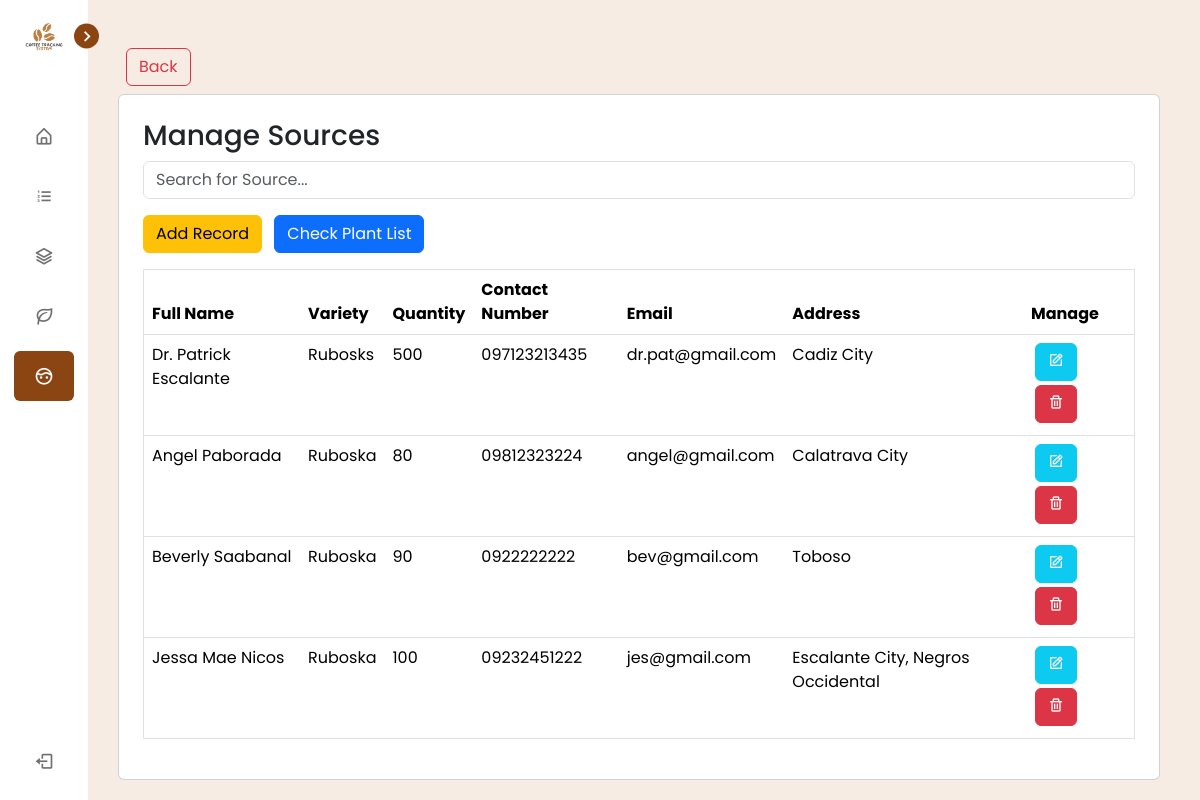
Screenshot of /view/pages/plant_source/index.php (signed in) with the database file from the repository.
### tables this page shows
CREATE TABLE `tbl_source` (
  `id` int(255) NOT NULL,
  `source_id` varchar(255) DEFAULT NULL,
  `source_fullname` varchar(255) DEFAULT NULL,
  `source_variety` varchar(255) NOT NULL,
  `source_quantity` int(255) NOT NULL,
  `source_contact_number` varchar(255) DEFAULT NULL,
  `source_email` varchar(255) NOT NULL,
  `source_address` varchar(255) DEFAULT NULL,
  `created_date` timestamp(6) NOT NULL DEFAULT current_timestamp(6) ON UPDATE current_timestamp(6)
);

### connection/connection.php (called while the page is built, shortened)
<?php
class config {
    public function __construct(){
        $dsn = "mysql:host=".H.";dbname=".DB;
        $username = U;
        $password = P;
        try {
            $this->pdo = new PDO($dsn, $username, $password);
        } catch (PDOException $e) {
            die("Connection failed: " . $e->getMessage());
        }
    }
}
?>

### controller/PlantSourceController.php (called while the page is built, shortened)
<?php
require_once('../../../services/PlantSourceService.php');
$nurseryOwner = new NurseryOwner();
$owners = $nurseryOwner->getNurseryOwners();
?>

### services/PlantSourceService.php (called while the page is built, shortened)
<?php
require_once("../../../connection/connection.php");
class NurseryOwner extends config {
    public function getNurseryOwners() {
        try {
            $query = "SELECT `id`, `source_id`, `source_fullname`, `source_variety`, `source_quantity`, `source_contact_number`, `source_email`, `source_address`, `created_date` FROM `tbl_source` WHERE 1";
            $stmt = $this->pdo->prepare($query);
            $stmt->execute();
            return $stmt->fetchAll(PDO::FETCH_ASSOC);
        } catch (PDOException $e) {
            echo "Error: " . $e->getMessage();
        }
    }
}
?>

### view/pages/plant_source/index.php (the view, shortened to what this page needs)
<?php
  include_once('../../components/header.php');
  include_once('../../../controller/PlantSourceController.php');
?>
<div class="p-3">
<a class="btn btn-outline-danger m-2" href="../dashboard/index.php" width="200"> Back </a>
    <div class="card p-4">
    <h3>Manage Sources</h3>
    <div class="mb-3">
        <input type="text" id="searchInput" class="form-control" placeholder="Search for Source...">
    </div>
    <div class="mb-3">
        <a type="button" class="btn d-none d-md-inline-block btn-warning " href="create.php">Add Record</a>
        <a type="button" class="btn d-none d-md-inline-block btn-primary mx-2" href="../plant_nursery/index.php">Check Plant List</a>
    </div>
    <div class="table-responsive">
        <table border="1" class="table" id="nurseryOwnersTable">
            <thead>
                <tr>
                    <th>Full Name</th>
                    <th>Variety</th>
                    <th>Quantity</th>
                    <th>Contact Number</th>
                    <th>Email</th>
                    <th>Address</th>
                    <th>Manage</th>
                </tr>
            </thead>
            <tbody>
                <?php if (!empty($owners)): ?>
                    <?php foreach ($owners as $owner): ?>
                        <tr>
                            <td><?php echo htmlspecialchars($owner['source_fullname']); ?></td>
                            <td><?php echo htmlspecialchars($owner['source_variety']); ?></td>
                            <td><?php echo htmlspecialchars($owner['source_quantity']); ?></td>
                            <td><?php echo htmlspecialchars($owner['source_contact_number']); ?></td>
                            <td><?php echo htmlspecialchars($owner['source_email']); ?></td>
                            <td><?php echo htmlspecialchars($owner['source_address']); ?></td>
                            <td class="justify-content-center align-items-center">
                                <a type="button" class="btn btn-info mx-1 mb-1" href="update.php?userID=<?php echo htmlspecialchars($owner['id']); ?>">
                                    <i class='bx bx-edit icon text-white'></i>
                                </a>
                                <button type="button" class="btn btn-danger mx-1 mb-1" data-id="<?php echo htmlspecialchars($owner['id']); ?>" onclick="setDeleteId(this)">
                                    <i class='bx bx-trash icon'></i>
                                </button>
                            </td>
                        </tr>
                    <?php endforeach; ?>
                <?php else: ?>
                    <tr>
                        <td colspan="5" class="text-center">No records found.</td>
                    </tr>
                <?php endif; ?>
            </tbody>
        </table>
        </div>
    </div>
    </div>
<?php include_once('../../components/footer.php'); ?>

### view/css/style.css (style rules this page uses)
body { padding: 5px; background-color: #f5f5f5; font-family: Arial, sans-serif; }

### view/css/sidebar.css (style rules this page uses)
* { margin: 0; padding: 0; box-sizing: border-box; font-family: 'Poppins', sans-serif; }
:root { --body-color: #f7ece4; --sidebar-color: #FFF; --primary-color: #8B4513; --primary-color-light: #fffbf5; --toggle-color: #DDD; --text-color: #707070; --tran-03: all 0.2s ease; --tran-03: all 0.3s ease; --tran-04: all 0.3s ease; --tran-05: all 0.3s ease; }
body { min-height: 100vh; background-color: var(--body-color); transition: var(--tran-05); }

### rows the page displays
tbl_source: source_fullname "Dr. Patrick Escalante", source_variety "Rubosks", source_quantity "500", source_contact_number "097123213435", source_email "dr.pat@gmail.com", source_address "Cadiz City"
tbl_source: source_fullname "Angel Paborada", source_variety "Ruboska", source_quantity "80", source_contact_number "09812323224", source_email "angel@gmail.com", source_address "Calatrava City"
tbl_source: source_fullname "Beverly Saabanal", source_variety "Ruboska", source_quantity "90", source_contact_number "0922222222", source_email "bev@gmail.com", source_address "Toboso"
tbl_source: source_fullname "Jessa Mae Nicos", source_variety "Ruboska", source_quantity "100", source_contact_number "09232451222", source_email "jes@gmail.com", source_address "Escalante City, Negros Occidental"
